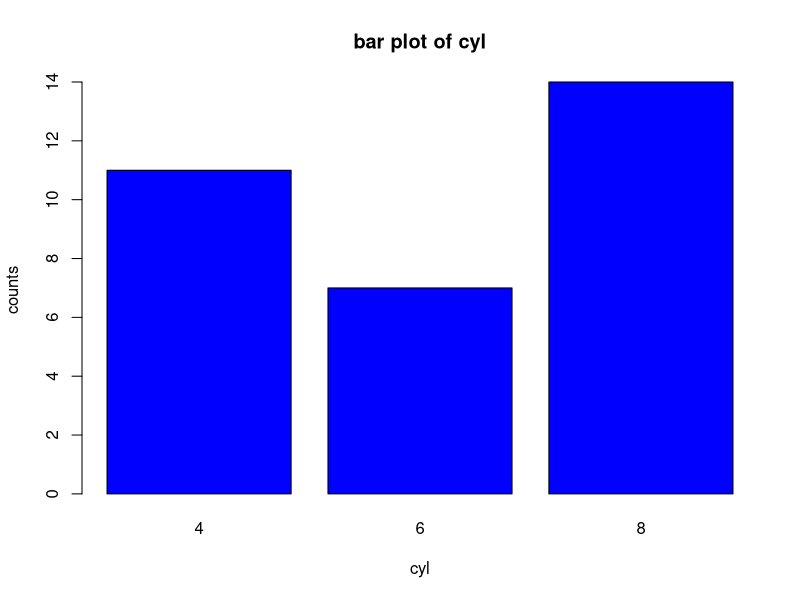
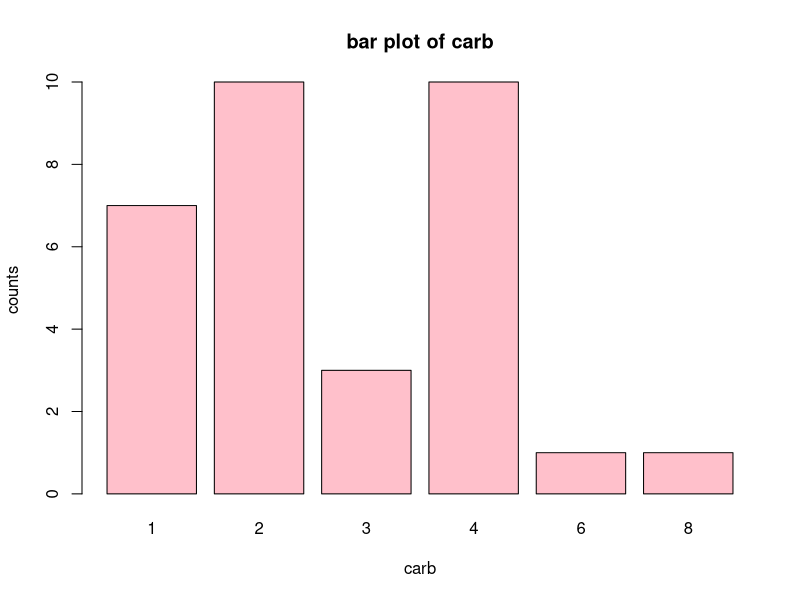
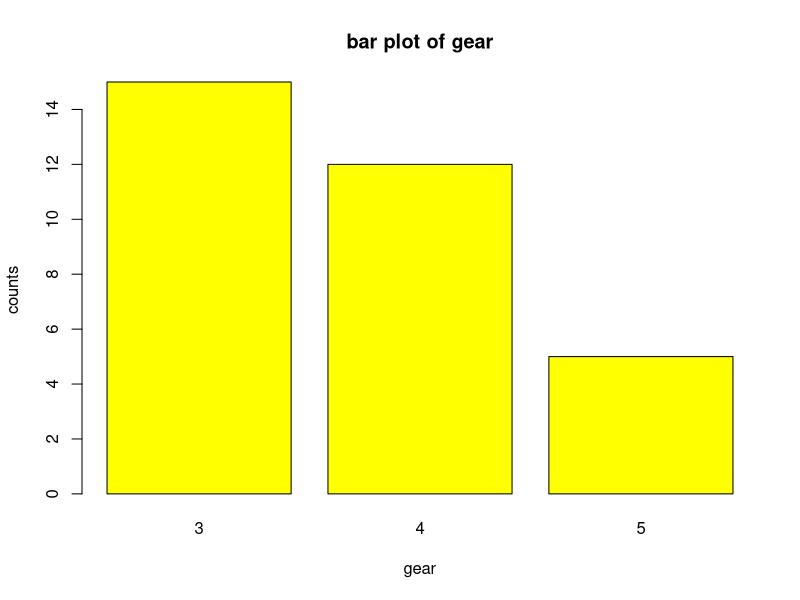
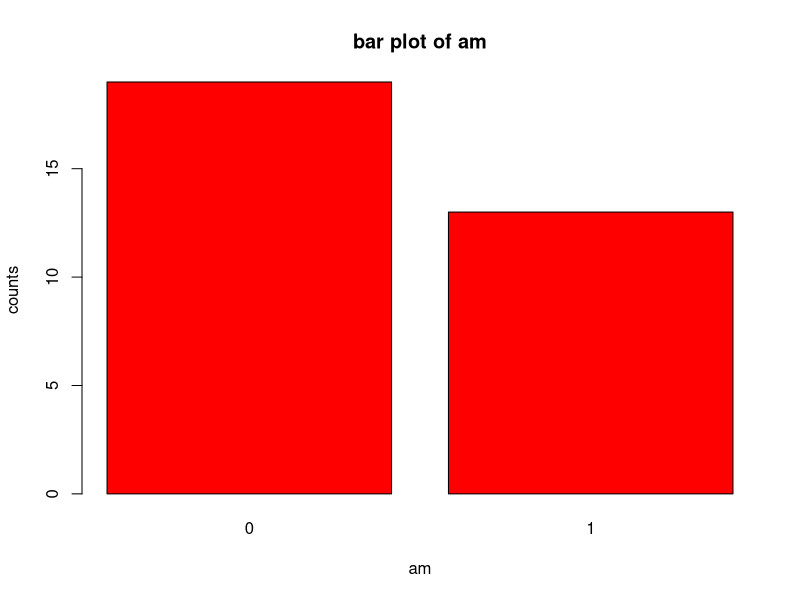
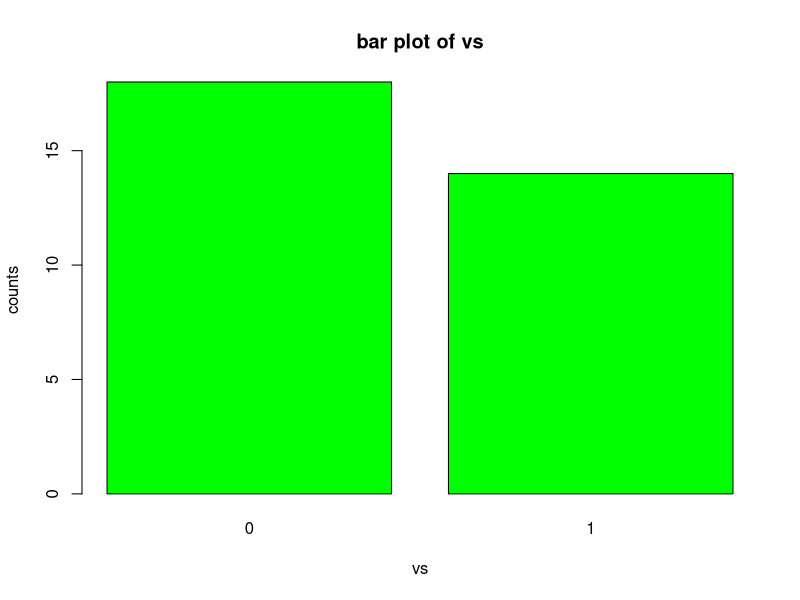
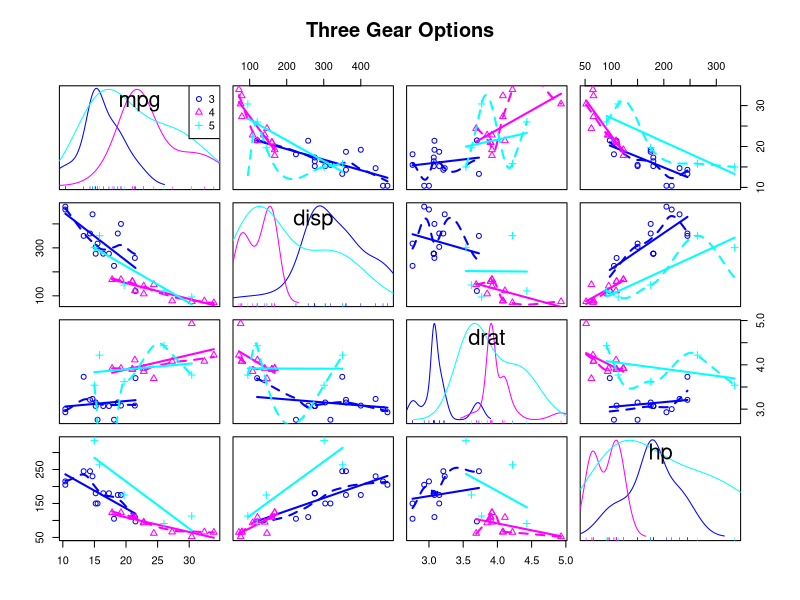
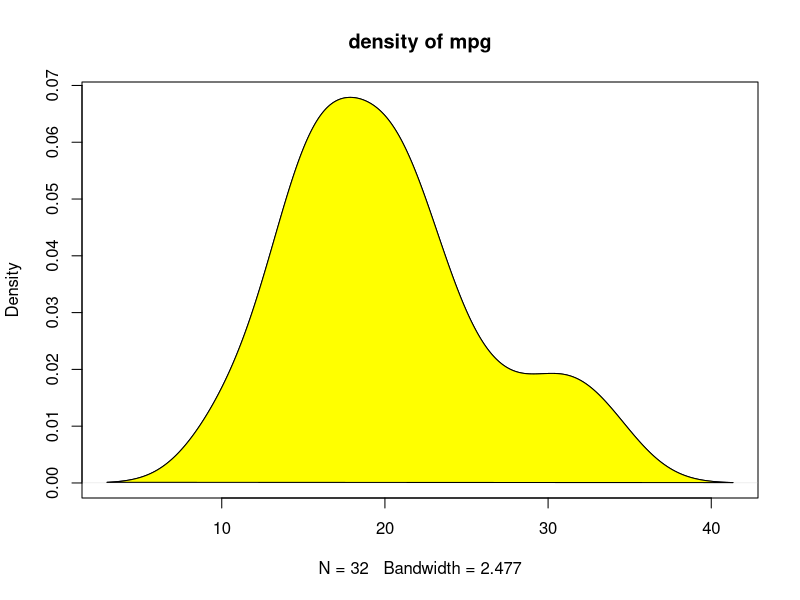
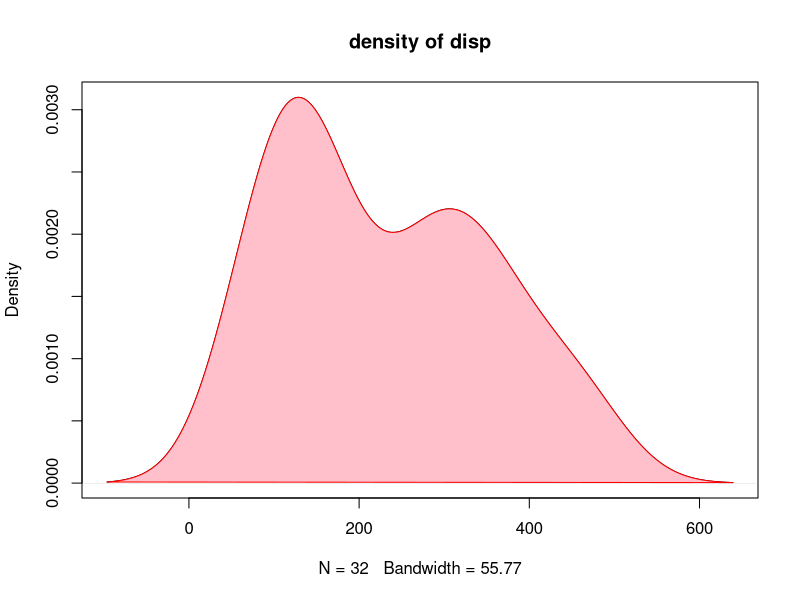

The R script that drew these images, in order:
#1. Write a program to create barplots for all the categorical columns in mtcars.

counts<- table(mtcars$cyl)
barplot(counts ,main ="bar plot of cyl",xlab="cyl",ylab = "counts",col="blue")
counts<- table(mtcars$carb)
barplot(counts ,main ="bar plot of carb",xlab="carb",ylab = "counts",col="pink")
counts<- table(mtcars$gear)
barplot(counts ,main ="bar plot of gear",xlab="gear",ylab = "counts",col="yellow")
counts<- table(mtcars$am)
barplot(counts ,main ="bar plot of am",xlab="am",ylab = "counts",col="red")
counts<- table(mtcars$vs)
barplot(counts ,main ="bar plot of vs",xlab="vs",ylab = "counts",col="green")

#2. Create a scatterplot matrix by gear types in mtcars dataset.

library(ggplot2)
install.packages("car")
library(car)


scatterplotMatrix(~mpg+disp+drat+hp|gear,data=mtcars,
                  main="Three Gear Options")

#3. Write a program to create a plot density by class variable.

class(mtcars)


a<- density(mtcars$mpg)
plot(a, main="density of mpg")
polygon(a,col="yellow",border ="black")


b<- density(mtcars$disp)
plot(b, main="density of disp")
polygon(b,col="pink",border ="red")



